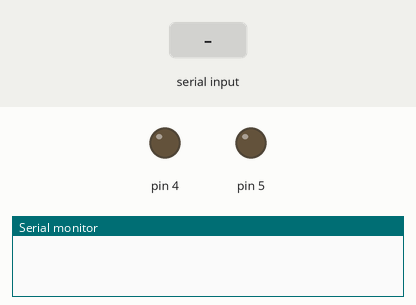
The sketch below on a simulated Arduino Uno, built with avr-gcc and run on an emulated ATmega328P. Shown: output pins drawn as LEDs (lit = HIGH), the last lines printed to the serial monitor. The inputs (shaded band) are chosen by the test bench.

Above: at 1.2 s.
1.3 s: "9" received over Serial
At 2.1 s:
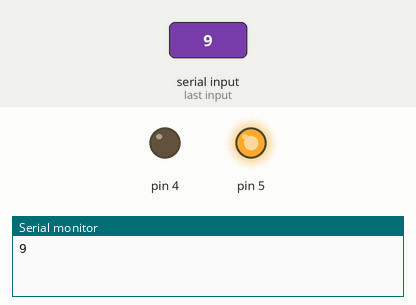
At 10.5 s:
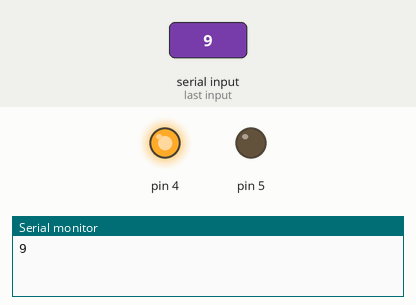
Timing chart, 0 to 10.8 s (numbered marks = the images above; inputs shaded):
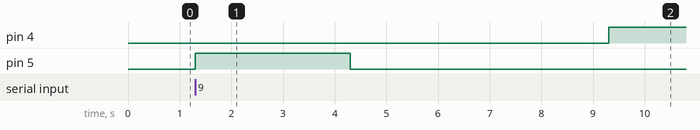

The sketch:

moteur.ino
```cpp
char val;

void setup() {
  Serial.begin(9600);
  pinMode(4, OUTPUT);
  pinMode(5, OUTPUT);
}

void loop() {
  while (Serial.available() > 0) {
    val = Serial.read();
    Serial.println(val);
  }

  if (val == '9') {
    digitalWrite(5, HIGH);
    delay(3000);
    digitalWrite(5, LOW);
    delay(5000);
    digitalWrite(4, HIGH);
    delay(3000);
    digitalWrite(4, LOW);
    val = 0;
  } else {
    digitalWrite(4, LOW);
    digitalWrite(5, LOW);
  }
}
```

Measured:
- after the input at 1.3 s, pin 4: LOW → HIGH after 8.0 s; pin 5: LOW → HIGH at once, → LOW 3.0 s later
